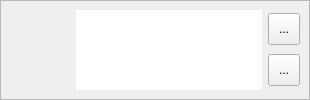
<?xml version="1.0" encoding="UTF-8"?>
<ui version="4.0">
 <class>ClipboardItem</class>
 <widget class="QWidget" name="ClipboardItem">
  <property name="geometry">
   <rect>
    <x>0</x>
    <y>0</y>
    <width>310</width>
    <height>100</height>
   </rect>
  </property>
  <property name="windowTitle">
   <string>Form</string>
  </property>
  <layout class="QHBoxLayout" name="horizontalLayout">
   <property name="leftMargin">
    <number>0</number>
   </property>
   <property name="topMargin">
    <number>0</number>
   </property>
   <property name="rightMargin">
    <number>0</number>
   </property>
   <property name="bottomMargin">
    <number>0</number>
   </property>
   <item>
    <widget class="QFrame" name="frame">
     <property name="minimumSize">
      <size>
       <width>0</width>
       <height>0</height>
      </size>
     </property>
     <property name="frameShape">
      <enum>QFrame::Shape::StyledPanel</enum>
     </property>
     <property name="frameShadow">
      <enum>QFrame::Shadow::Sunken</enum>
     </property>
     <layout class="QHBoxLayout" name="horizontalLayout_5">
      <item>
       <widget class="QLabel" name="image">
        <property name="minimumSize">
         <size>
          <width>60</width>
          <height>60</height>
         </size>
        </property>
        <property name="maximumSize">
         <size>
          <width>60</width>
          <height>60</height>
         </size>
        </property>
        <property name="styleSheet">
         <string notr="true"/>
        </property>
        <property name="text">
         <string/>
        </property>
        <property name="scaledContents">
         <bool>true</bool>
        </property>
        <property name="openExternalLinks">
         <bool>false</bool>
        </property>
        <property name="textInteractionFlags">
         <set>Qt::TextInteractionFlag::NoTextInteraction</set>
        </property>
       </widget>
      </item>
      <item>
       <widget class="QTextBrowser" name="content">
        <property name="cursor" stdset="0">
         <cursorShape>ArrowCursor</cursorShape>
        </property>
        <property name="styleSheet">
         <string notr="true"/>
        </property>
        <property name="frameShape">
         <enum>QFrame::Shape::NoFrame</enum>
        </property>
        <property name="frameShadow">
         <enum>QFrame::Shadow::Plain</enum>
        </property>
        <property name="horizontalScrollBarPolicy">
         <enum>Qt::ScrollBarPolicy::ScrollBarAlwaysOff</enum>
        </property>
        <property name="textInteractionFlags">
         <set>Qt::TextInteractionFlag::LinksAccessibleByKeyboard|Qt::TextInteractionFlag::LinksAccessibleByMouse</set>
        </property>
        <property name="openExternalLinks">
         <bool>true</bool>
        </property>
       </widget>
      </item>
      <item>
       <spacer name="horizontalSpacer">
        <property name="orientation">
         <enum>Qt::Orientation::Horizontal</enum>
        </property>
        <property name="sizeHint" stdset="0">
         <size>
          <width>40</width>
          <height>20</height>
         </size>
        </property>
       </spacer>
      </item>
      <item>
       <layout class="QVBoxLayout" name="verticalLayout_1">
        <item>
         <widget class="QToolButton" name="remove">
          <property name="minimumSize">
           <size>
            <width>32</width>
            <height>32</height>
           </size>
          </property>
          <property name="styleSheet">
           <string notr="true"/>
          </property>
          <property name="text">
           <string>...</string>
          </property>
          <property name="icon">
           <iconset theme="QIcon::ThemeIcon::EditClear"/>
          </property>
         </widget>
        </item>
        <item>
         <widget class="QToolButton" name="addToClipboard">
          <property name="minimumSize">
           <size>
            <width>32</width>
            <height>32</height>
           </size>
          </property>
          <property name="text">
           <string>...</string>
          </property>
          <property name="icon">
           <iconset theme="QIcon::ThemeIcon::EditCopy"/>
          </property>
         </widget>
        </item>
       </layout>
      </item>
     </layout>
    </widget>
   </item>
  </layout>
 </widget>
 <resources/>
 <connections/>
</ui>
